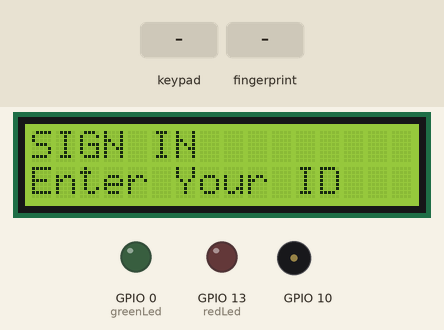
Recording of a sketch running on a simulated ESP32. On the bench: 16×2 character LCD, output pins drawn as LEDs (lit = HIGH), buzzer (waves = sounding). The test bench sets the inputs (shaded band).

Above: at 2.3 s.
2.4 s: keypad keys 1 2 3 4 A pressed 0.4 s apart
At 4.6 s:
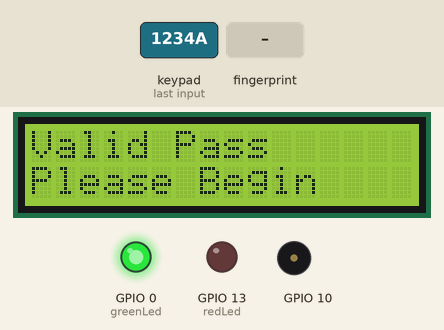
5.9 s: finger stored as number 1 placed on the sensor
At 7.9 s:
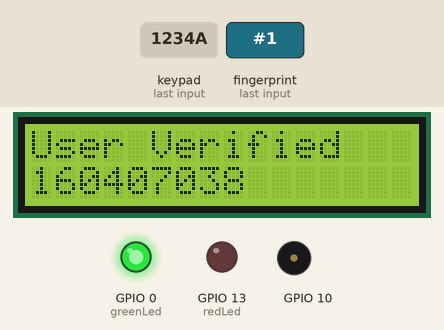
8.9 s: key 'C' pressed
At 9.6 s:
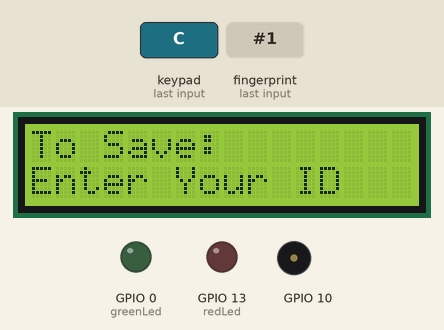
10.4 s: key 'A' pressed
At 10.7 s:
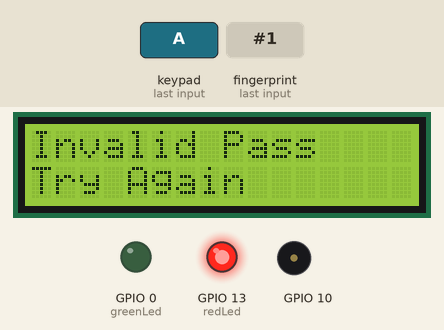
13.4 s: key 'B' pressed
At 14.8 s:
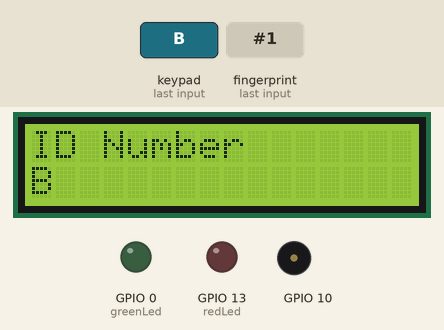
15.9 s: keypad keys 8 9 1 1 1 2 A pressed 0.4 s apart
At 18.6 s:
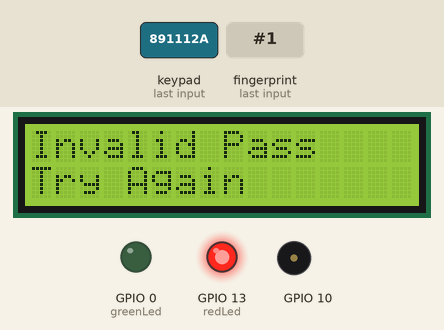
Timing chart, 0 to 23.8 s (numbered marks = the images above; inputs shaded):
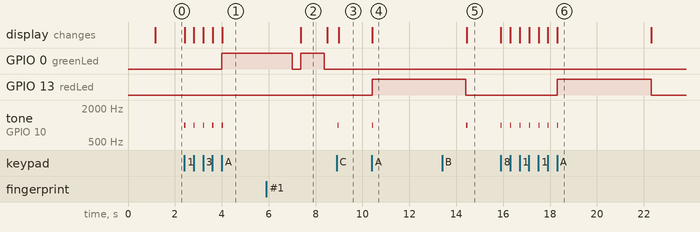

The sketch:

biomtric_Buzzer_led.ino
```cpp
// include the library code:
#include <LiquidCrystal.h>
#include <Adafruit_Fingerprint.h>
#include <Keypad.h>
#include <List.hpp>

// initialize the library with the numbers of the interface pins
LiquidCrystal lcd(A5, A4, A3, A2, A1, A0);

byte smiley[8] = {
  0b00000,
  0b00000,
  0b01010,
  0b00000,
  0b00000,
  0b10001,
  0b01110,
  0b00000
};

#if (defined(__AVR__) || defined(ESP8266)) && !defined(__AVR_ATmega2560__)
// For UNO and others without hardware serial, we must use software serial...
// pin #2 is IN from sensor (GREEN wire)
// pin #3 is OUT from arduino  (WHITE wire)
// Set up the serial port to use softwareserial..
SoftwareSerial mySerial(2, 3);

#else
// On Leonardo/M0/etc, others with hardware serial, use hardware serial!
// #0 is green wire, #1 is white
#define mySerial Serial1

#endif

Adafruit_Fingerprint finger = Adafruit_Fingerprint(&mySerial);

const byte ROWS = 4; //four rows
const byte COLS = 4; //three columns
char keys[ROWS][COLS] = {
  {'1','2','3','A'},
  {'4','5','6','B'},
  {'7','8','9','C'},
  {'*','0','#','D'}
};

int redLed = 13;
int greenLed = 0;
//bool IsAttendanceInProgress = false;

//initially we assume an attendance just ended(true), and a new attendance hasn't started(false)
bool IsAttendanceStarted = false;
bool IsAttendanceEnded = true;
String result;
//from red to yellow
//pin 13 - 6

byte rowPins[ROWS] = {4, 5, 6, 7}; //connect to the row pinouts of the keypad
byte colPins[COLS] = {8, 9, 11, 12}; //connect to the column pinouts of the keypad

Keypad keypad = Keypad( makeKeymap(keys), rowPins, colPins, ROWS, COLS );

String previousLCDTitle = "";
String previousLCDmsg = "";

List<String> attendance(true);
byte NumOfRegisteredStudents = 120;
byte fingerID[120] = {1,2,11,12,13,14,15};
String studentID[120] = {"160407038","190407055", "221028391", "220401031", "190404094", "20EG01009", "170404085"};
//String studentName[3] = {"Adewole Benard","Ahmad-Mosaku","Abdul Azzez"};
void displayTextLCD(String title,String msg, bool IsScrollable,int ScrollSpeed = 300, int timeout = 0)
{
  if(previousLCDTitle == title && previousLCDmsg == msg)
  {
    return;
    //To avoid printing same message to the LCD Multiple times
  }

  lcd.clear();


  lcd.setCursor(0, 0);
  lcd.print(title);
  lcd.setCursor(0, 1);
  lcd.print(msg);

  //Serial.println(title);
  //Serial.println(msg);
  //Serial.println();
  previousLCDTitle = title;
  previousLCDmsg = msg;
  //
  if(IsScrollable)
  {
    for(byte i = 0; i < 20; ++i){
    delay(IsScrollable);
    lcd.scrollDisplayLeft();
    }
  }
  delay(timeout);

}

// returns -1 if failed, otherwise returns ID #
int getFingerprintIDez() {
  uint8_t p = finger.getImage();
  if (p != FINGERPRINT_OK)  return -1;

  p = finger.image2Tz();
  if (p != FINGERPRINT_OK)  return -1;

  p = finger.fingerFastSearch();
  if (p != FINGERPRINT_OK)  return -1;

  // found a match!
  //Serial.print("Found ID #"); Serial.print(finger.fingerID);
  //Serial.print(" with confidence of "); Serial.println(finger.confidence);
  return finger.fingerID;
}

bool attendaceTaken(String matric)
{
  for(byte i = 0; i < attendance.getSize(); i++)
  {
    if(attendance.getValue(i) == matric)
    {
      return true;
      }
  }
return false;
}

uint8_t getFingerprintID() {
  uint8_t p = finger.getImage();
  switch (p) {
    case FINGERPRINT_OK:
      //Serial.println("Image taken");
      break;
    case FINGERPRINT_NOFINGER:
      //Serial.println("No finger detected");
      //Serial.println(attendance.getSize());

      result = "Attendance: " + String(attendance.getSize());
      displayTextLCD(result,"In-Progress", false);
      return p;
    case FINGERPRINT_PACKETRECIEVEERR:
      //Serial.println("Communication error");
      return p;
    case FINGERPRINT_IMAGEFAIL:
      //Serial.println("Imaging error");
      return p;
    default:
      //Serial.println("Unknown error");
      return p;
  }

  // OK success!

  p = finger.image2Tz();
  switch (p) {
    case FINGERPRINT_OK:
      //Serial.println("Image converted");
      break;
    case FINGERPRINT_IMAGEMESS:
      //Serial.println("Image too messy");
      return p;
    case FINGERPRINT_PACKETRECIEVEERR:
      //Serial.println("Communication error");
      return p;
    case FINGERPRINT_FEATUREFAIL:
      //Serial.println("Could not find fingerprint features");
      return p;
    case FINGERPRINT_INVALIDIMAGE:
      //Serial.println("Could not find fingerprint features");
      return p;
    default:
      //Serial.println("Unknown error");
      return p;
  }

  // OK converted!
  p = finger.fingerSearch();
  if (p == FINGERPRINT_OK) {
    //Serial.println("Found a print match!");

  } else if (p == FINGERPRINT_PACKETRECIEVEERR) {
    //Serial.println("Communication error");
    digitalWrite(redLed,HIGH);
    displayTextLCD("Failed","Try Again", false,300, 500);
    digitalWrite(redLed,LOW);
    return p;
  } else if (p == FINGERPRINT_NOTFOUND) {
    //Serial.println("Did not find a match");
    digitalWrite(redLed,HIGH);
    displayTextLCD("Failed","Not Registered", false,300, 1000);
    digitalWrite(redLed,LOW);
    return p;
  } else {
    //Serial.println("Unknown error");
    displayTextLCD("Remove Finger","------ ------", false,300, 500);
    return p;
  }

  // found a match!
  digitalWrite(greenLed,HIGH);


  //Serial.print("Found ID #"); Serial.print(finger.fingerID);
  //Serial.print(" with confidence of "); Serial.println(finger.confidence);
  for (byte i = 0; i < NumOfRegisteredStudents; i++)
  {
    if(finger.fingerID == fingerID[i])
    {
        //Serial.println(studentID[i]);
        displayTextLCD("User Verified",studentID[i], false,300, 1000);

        //if attendace hasn't been recorded, record it
        if(!attendaceTaken(studentID[i]))
        {
          attendance.add(studentID[i]);
          }


    }
  }

  digitalWrite(greenLed,LOW);
  return finger.fingerID;
}


String keyPass = "";

void enterKeyPass()
{
  char key = keypad.getKey();
    // just print the pressed key
   // this checkes if A is pressed, validate keyPass.
   //Disables the following buttons from concatenation
  if (key =='C' || key == '#'){
    return;
  }

  if (key =='A'){
    beep();
    if(keyPass == "1234")
    {
      //if attendace didn't just end earlier, and attendance hasn't started, start a new attendance with Accept button
      if(IsAttendanceEnded && !IsAttendanceStarted)
      {
        //Serial.println("Accepted");
      digitalWrite(greenLed,HIGH);
      displayTextLCD("Valid Pass","Please Begin", false, 300, 3000);
      digitalWrite(greenLed,LOW);
        IsAttendanceStarted = true;
        IsAttendanceEnded = false;
        return;
        }

      if(IsAttendanceEnded && IsAttendanceStarted)
      {
        //Serial.println("Saved");
      keyPass = "";
      digitalWrite(greenLed,HIGH);
      result = "Total Att.: " + String(attendance.getSize());
      displayTextLCD("Valid Pass",result, false, 300, 3000);
    displayTextLCD("Signing Out","---- ---- ----", false, 300, 3000);
    displayTextLCD("New Attendance","Getting Ready", false, 300, 1000);
    displayTextLCD("New Attendance","Getting Ready.", false, 300, 1000);
    displayTextLCD("New Attendance","Getting Ready..", false, 300, 1000);
    displayTextLCD("New Attendance","Getting Ready...", false, 300, 1000);
    attendance.clear();
    digitalWrite(greenLed,LOW);
      digitalWrite(greenLed,LOW);
        IsAttendanceStarted = false;
        return;
        }

    }
    else
    {
      digitalWrite(redLed,HIGH);
      displayTextLCD("Invalid Pass","Try Again", false, 300, 4000);
      digitalWrite(redLed,LOW);
      keyPass = "";
      return;
    }
  }
  if (key =='B'){
    beep();
    if(keyPass.length() != 0)
    {

      keyPass = keyPass.substring(0,keyPass.length()-1);
      return;
    }
  }
  //this checkes if D is pressed, deletes all character stored in the keyPass variable
  if (key =='D'){
    beep();
    keyPass = "";
    return;
  }

  if (key =='*' && IsAttendanceEnded && IsAttendanceStarted){
    beep();
    keyPass = "";
    IsAttendanceEnded = false;
    IsAttendanceStarted = true;
    return;
  }
  if(key =='*'){
    return;
  }

   if (key){
    beep();
    keyPass = keyPass + key;
    //Serial.println(keyPass);

  }

  if(keyPass == "" && IsAttendanceEnded && !IsAttendanceStarted)
  {
    // if no key has been pressed display
    displayTextLCD("SIGN IN","Enter Your ID", false);
  }
  else if (keyPass == "" && IsAttendanceEnded && IsAttendanceStarted)
  {
    displayTextLCD("To Save:","Enter Your ID", false);
    }
  else
  {
    displayTextLCD("ID Number",keyPass, false);
  }

}

void setup() {
  // put your setup code here, to run once:
  //Serial.begin(9600);
  pinMode(greenLed, OUTPUT);
  pinMode(redLed, OUTPUT);
  // set up the LCD's number of columns and rows:
  lcd.begin(16, 2);

  // create a new character
  /*lcd.createChar(1, smiley);

  // Print a message to the LCD.
  lcd.write(1); //Print custom character smiley
  lcd.print("hello, world!");
  lcd.write(1);*/ //Print custom character smiley


  while (!Serial);  // For Yun/Leo/Micro/Zero/...
  delay(100);
  //Serial.println("\n\nAdafruit finger detect test");

  // set the data rate for the sensor serial port
  finger.begin(57600);
  delay(5);
  if (finger.verifyPassword()) {
    //Serial.println("Found fingerprint sensor!");
  } else {
    //Serial.println("Did not find fingerprint sensor :(");
    while (1) { delay(1); }
  }

  //Serial.println(F("Reading sensor parameters"));
  finger.getParameters();
  //Serial.print(F("Status: 0x")); Serial.println(finger.status_reg, HEX);
  //Serial.print(F("Sys ID: 0x")); Serial.println(finger.system_id, HEX);
  //Serial.print(F("Capacity: ")); Serial.println(finger.capacity);
  //Serial.print(F("Security level: ")); Serial.println(finger.security_level);
  //Serial.print(F("Device address: ")); Serial.println(finger.device_addr, HEX);
  //Serial.print(F("Packet len: ")); Serial.println(finger.packet_len);
  //Serial.print(F("Baud rate: ")); Serial.println(finger.baud_rate);

  finger.getTemplateCount();

  if (finger.templateCount == 0) {
    //Serial.print("Sensor doesn't contain any fingerprint data. Please run the 'enroll' example.");
  }
  else {
    //Serial.println("Waiting for valid finger...");
      //Serial.print("Sensor contains "); Serial.print(finger.templateCount); Serial.println(" templates");
  }
}


void beep()
{
  tone(10, 1000, 50);
}

void loop() {
  // put your main code here, to run repeatedly:

  if((IsAttendanceEnded && !IsAttendanceStarted) || (IsAttendanceEnded && IsAttendanceStarted))
  {
    enterKeyPass();
  }
  else
  {
    getFingerprintID();

    //Checks if Lecturer wants to ternimate the  attendance
    char key = keypad.getKey();
    if (key =='C'){
      keyPass = "";
      beep();
      IsAttendanceEnded = true;


  }

    delay(50);            //don't ned to run this at full speed.
  }

}
```

Measured:
- after the input at 2.4 s, GPIO 0 (greenLed): LOW → HIGH after 1.6 s; tone on GPIO 10: alternates 1000 Hz for 0.05 s and silent for 0.35 s, 10 changes in all, then stays silent, starting at once; the display: first changes at once (image 1 shows a later state)
- after the input at 5.9 s, the display: changes after 1.5 s (image 2)
- after the input at 8.9 s, tone on GPIO 10: silent → 1000 Hz at once, → silent 0.05 s later; the display: changes after 0.09 s (image 3)
- after the input at 10.4 s, GPIO 13 (redLed): LOW → HIGH at once; tone on GPIO 10: silent → 1000 Hz at once, → silent 0.05 s later; the display: changes at once (image 4)
- after the input at 13.4 s, tone on GPIO 10: silent → 1000 Hz after 1.0 s, → silent 0.05 s later; the display: changes after 1.0 s (image 5)
- after the input at 15.9 s, GPIO 13 (redLed): LOW → HIGH after 2.4 s, → LOW 4.0 s later; tone on GPIO 10: alternates 1000 Hz for 0.05 s and silent for 0.35 s, 14 changes in all, then stays silent, starting at once; the display: first changes at once (image 6 shows a later state)
- what the display in image 2 shows lasts 1.1 s, from 7.4 s to 8.5 s
